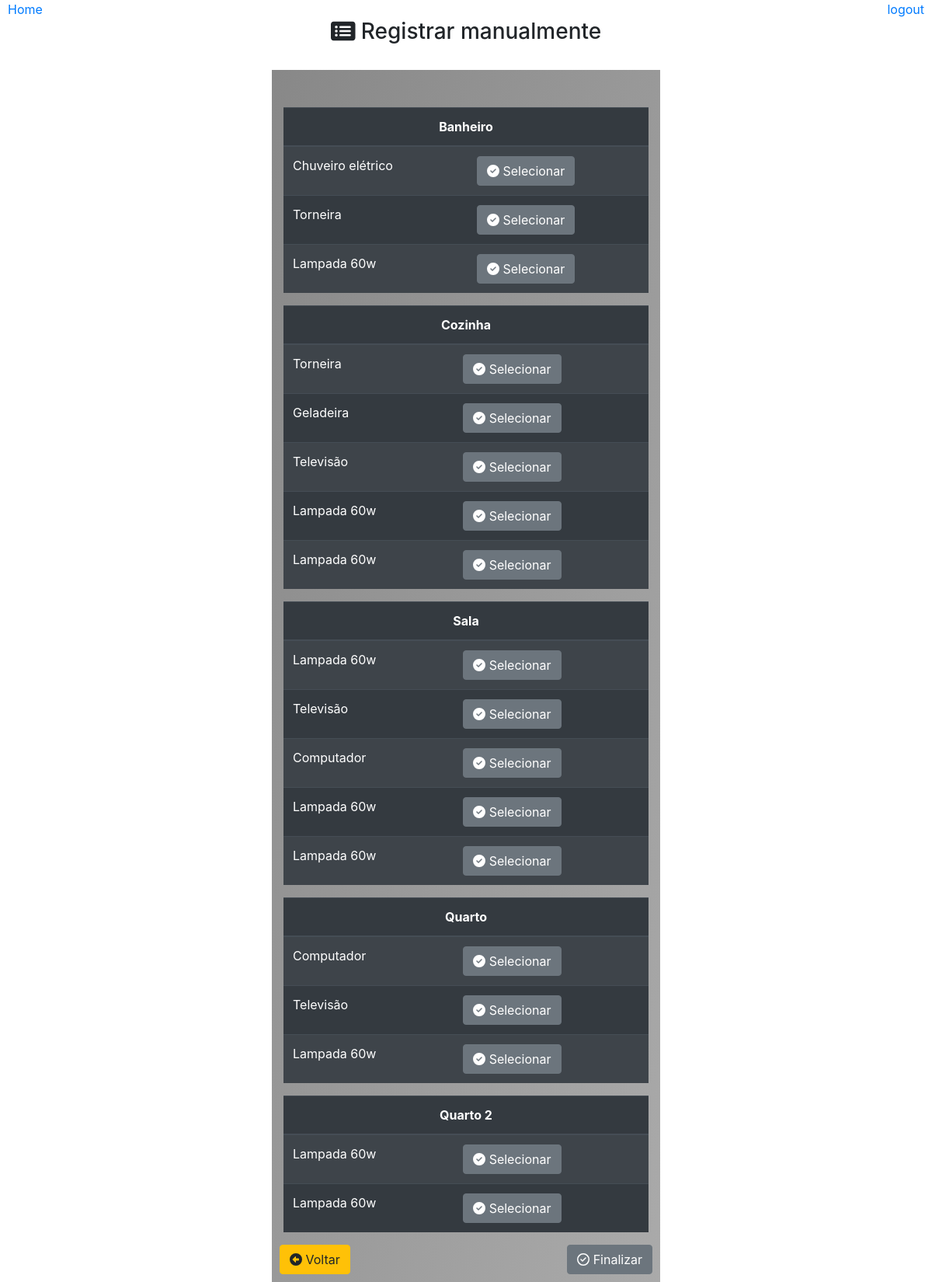
Page /gerar-testes/gerar/manual/?id=1 on the committed database.
### core/models.py (models this page shows, shortened)
class Comodo(models.Model):
    casa = models.ForeignKey(Casa,on_delete=models.CASCADE)
    nome = models.CharField(max_length=30)
    class Meta:
        db_table = 'comodo'

class ComodoSaida(models.Model):
    apelido = models.IntegerField()
    comodo = models.ForeignKey(Comodo, on_delete=models.CASCADE)
    saida = models.ForeignKey(Saida, on_delete=models.CASCADE)
    comodo_equipamento = models.ForeignKey(ComodoEquipamento,on_delete=models.CASCADE,null=True)
    essencial = models.BooleanField(default=False)
    status = models.BooleanField(default=True)
    tempo_min_semana = models.IntegerField(null=True)
    tempo_max_semana = models.IntegerField(null=True)
    tempo_min_feriado = models.IntegerField(null=True)
    tempo_max_feriado = models.IntegerField(null=True)
    class Meta:
        db_table = 'comodo_saida'

class ComodoEquipamento(models.Model):
    apelido = models.IntegerField()
    comodo = models.ForeignKey(Comodo, on_delete=models.CASCADE)
    equipamento = models.ForeignKey(Equipamento, on_delete=models.CASCADE)
    class Meta:
        db_table = 'comodo_equipamento'

class Equipamento(models.Model):
    tipo_consumo = models.ForeignKey(TipoConsumo,on_delete=models.CASCADE)
    tipo_equipamento = models.ForeignKey(TipoEquipamento,on_delete=models.CASCADE)
    nome = models.CharField(max_length=50)
    descricao = models.CharField(max_length=500, null=True)
    consumo_agua = models.FloatField()
    consumo_energia = models.FloatField()
    class Meta:
        db_table = 'equipamento'

### core/pages/gerador_testes/views.py (the view)
# urls.py: path('gerar-testes/gerar/manual/', gerarTeste.GerarManual),
def GerarManual(request):
    id = request.GET.get('id')
    if id:
        casa = Casa.objects.get(id=id)
        comodos = Comodo.objects.filter(casa=casa)
        casa.next = False
        for comodo in comodos:
            lista = []
            vinculados = []
            terminais = ComodoSaida.objects.filter(comodo=comodo)
            for terminal in terminais:
                if terminal.comodo_equipamento is not None:
                    if terminal.comodo_equipamento not in vinculados:
                        lista.append(terminal)
                        vinculados.append(terminal.comodo_equipamento)
                if casa.next == False:
                    chm = ConsumoHoraManual.objects.filter(comodo_saida=terminal)
                    if chm is not None:
                        casa.next = True
            comodo.terminais = lista
        casa.comodos = comodos
    dados = {
        'titulo':'Cadastro manual',
        'casa':casa
        }
    return render(request, 'gerador_testes/manual/gerar.html',dados)

### templates/gerador_testes/manual/gerar.html (shortened to what this page needs)
{% extends "model-page.html" %}
{% block content %}
    <div align='center'>
        <br>
        <h3><i class="fas fa-list-alt"></i> Registrar manualmente</h3><br>
        <div class="col col-6 col-sm-6 col-md-4 col-lg-5 col-xs-4 container box-gray">
            <br><br>
            {% for comodo in casa.comodos %}
                <table class="table table-striped table-dark">
                    <thead>
                        <tr align="center">
                            <th colspan="2">{{comodo.nome}}</th>
                        </tr>
                    </thead>
                    {% for terminal in comodo.terminais %}
                        <tr>
                            <td>
                                {{terminal.comodo_equipamento.equipamento.nome}}
                            </td>
                            <td>
                                <form action="/gerar-testes/gerar/manual/selecionar/" method="GET">
                                    <button type="submit" class="btn btn-secondary">
                                        <i class="fas fa-check-circle"></i>
                                        Selecionar
                                    </button>
                                </form>
                            </td>
                        </tr>
                    {% endfor %}
                </table>
            {% endfor %}
            <a type="button" class="btn btn-secondary"style="position: absolute; right:10px;" href="#">
                <i class="far fa-check-circle"></i> Finalizar
            </a>
            <a type="button" class="btn btn-warning"style="position: absolute; left: 10px;" href="/gerar-testes/gerar/?id={{casa.id}}">
                <i class='fas fa-arrow-alt-circle-left'></i> Voltar
            </a>
            <br><br>
        </div>
    </div>
{% endblock %}

### static/css/style.css (style rules this page uses)
.box-gray { background-image: linear-gradient(to bottom right, #888888, #AAAAAA ); }

### rows in the picture
Comodo: nome "Banheiro"
ComodoSaida: comodo_equipamento.equipamento.nome "Chuveiro elétrico"
ComodoSaida: comodo_equipamento.equipamento.nome "Torneira"
ComodoSaida: comodo_equipamento.equipamento.nome "Lampada 60w"
Comodo: nome "Cozinha"
ComodoSaida: comodo_equipamento.equipamento.nome "Torneira"
ComodoSaida: comodo_equipamento.equipamento.nome "Geladeira"
ComodoSaida: comodo_equipamento.equipamento.nome "Televisão"
ComodoSaida: comodo_equipamento.equipamento.nome "Lampada 60w"
ComodoSaida: comodo_equipamento.equipamento.nome "Lampada 60w"
Comodo: nome "Sala"
ComodoSaida: comodo_equipamento.equipamento.nome "Lampada 60w"
ComodoSaida: comodo_equipamento.equipamento.nome "Televisão"
ComodoSaida: comodo_equipamento.equipamento.nome "Computador"
ComodoSaida: comodo_equipamento.equipamento.nome "Lampada 60w"
ComodoSaida: comodo_equipamento.equipamento.nome "Lampada 60w"
Comodo: nome "Quarto"
ComodoSaida: comodo_equipamento.equipamento.nome "Computador"
ComodoSaida: comodo_equipamento.equipamento.nome "Televisão"
ComodoSaida: comodo_equipamento.equipamento.nome "Lampada 60w"
Comodo: nome "Quarto 2"
ComodoSaida: comodo_equipamento.equipamento.nome "Lampada 60w"
ComodoSaida: comodo_equipamento.equipamento.nome "Lampada 60w"
